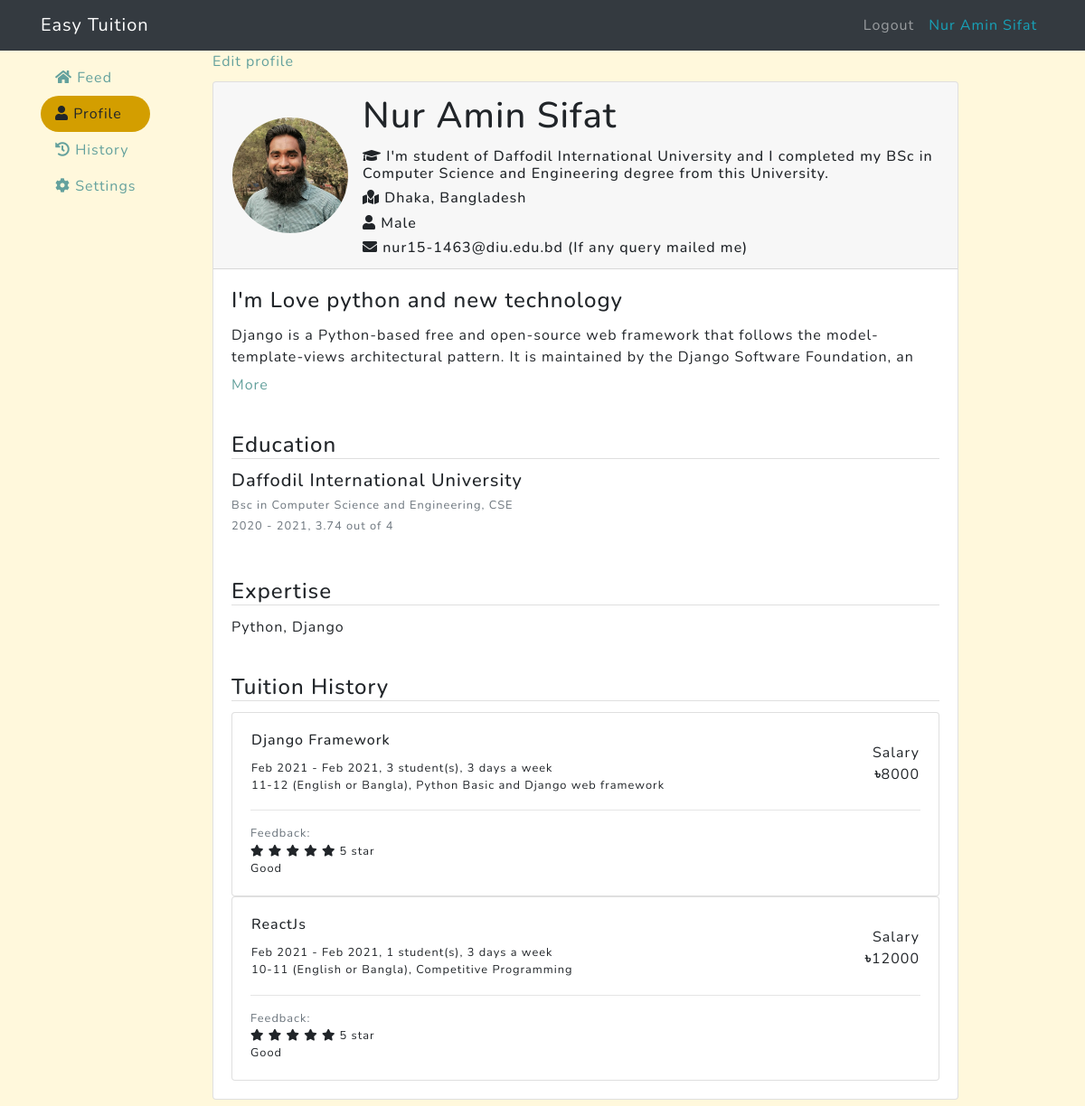
The app's page /tutor/profile/5/ (signed in), older data.
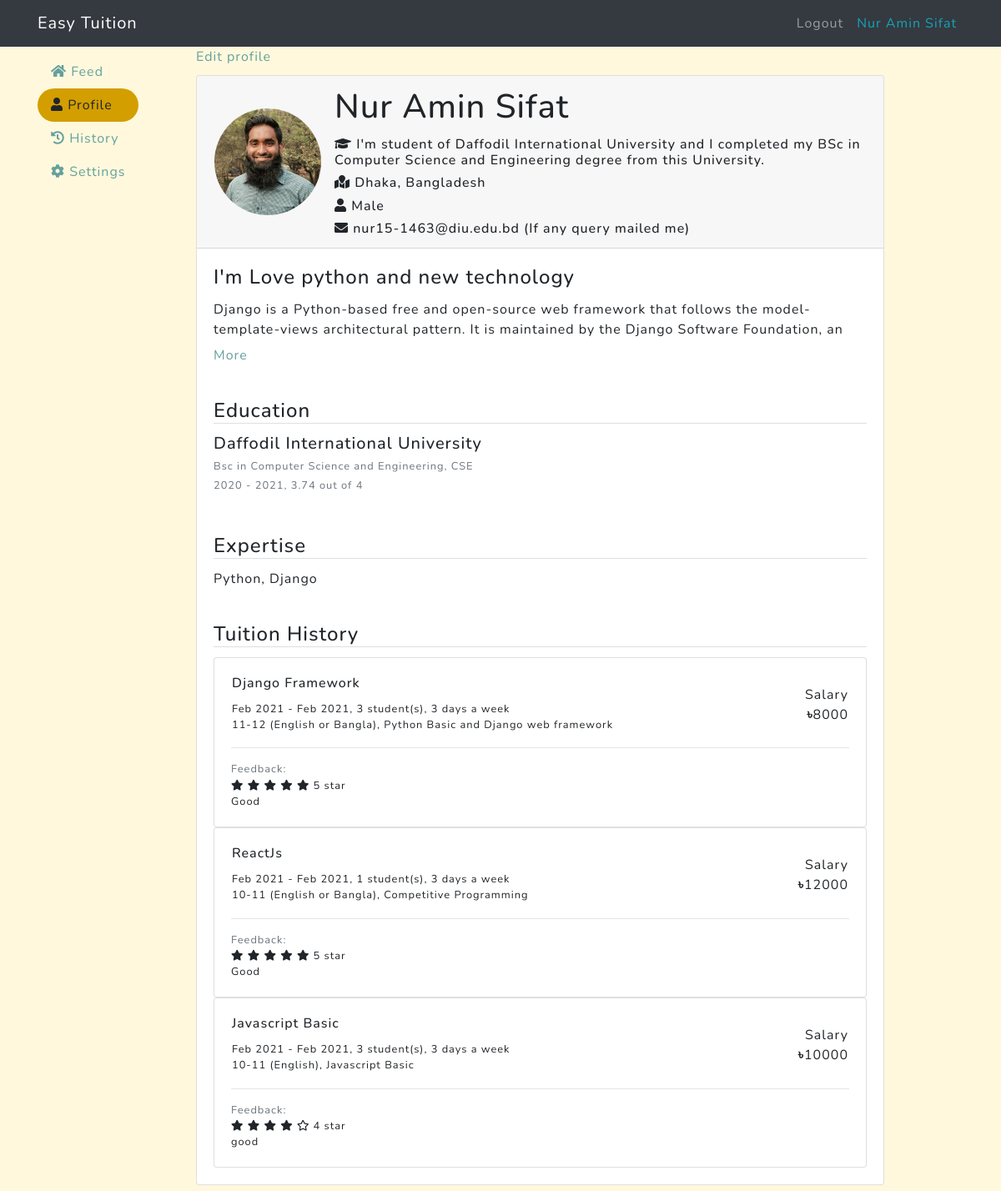
The same page, newer data.
### users/models.py (models this page shows, shortened)
class Education(models.Model):
    user = models.ForeignKey(User, on_delete=models.CASCADE)
    institute = models.CharField(max_length=200, null=False, verbose_name='Institute')
    department = models.CharField(max_length=200, verbose_name='Department')
    degree = models.CharField(max_length=200, verbose_name='Degree')
    result = models.CharField(max_length=200, verbose_name='Result')
    from_year = models.DateField(null=False, verbose_name='From year')
    to_year = models.DateField(null=False, verbose_name='To year')

### tution/models.py (models this page shows, shortened)
class Assignee(models.Model):  # taken = True
    ad = models.ForeignKey(Ad, on_delete=models.CASCADE, verbose_name="Ad")
    tutor = models.ForeignKey(User, on_delete=models.CASCADE, verbose_name="Tutor")
    from_date = models.DateField(null=False, verbose_name="Date Started")
    to_date = models.DateField(null=True, verbose_name="Date finished", blank=True)

class Ad(models.Model):
    ad_time = models.DateTimeField(auto_now=True, verbose_name='Ad time')
    title = models.CharField(max_length=1000, null=False, verbose_name='Title')
    description = models.TextField(verbose_name='Description')
    subjects = models.CharField(max_length=1000, null=False, verbose_name='Subjects')
    type = models.CharField(max_length=200, null=False, verbose_name='Type')
    grade = models.CharField(max_length=200, null=False, verbose_name='Class')
    gender = models.CharField(max_length=20, verbose_name='Gender')
    pref_gender = models.CharField(max_length=20, verbose_name='Preferred Gender')
    std_count = models.IntegerField(verbose_name='Student Count')
    time = models.CharField(max_length=200, verbose_name='Teaching Time')
    days = models.IntegerField(null=False, verbose_name='How many days a week')
    location = models.CharField(max_length=1000, null=False, verbose_name='Location')
    salary = models.IntegerField(null=False, verbose_name='Monthly Salary')
    client = models.ForeignKey(User, on_delete=models.CASCADE)
    taken = models.BooleanField(default=False, verbose_name='Taken')  # Whether the job is taken
    approve = models.BooleanField(default=False)
    timeout = models.DateTimeField(null=False,
                                   verbose_name='Run This Ad Until')  # The Ad will be available until that time

### client/models.py (models this page shows, shortened)
class ClientFeedback(models.Model):
    ad = models.ForeignKey(Ad, on_delete=models.CASCADE)
    rating = models.IntegerField(verbose_name='Rating')
    feedback = models.TextField(verbose_name='Feedback')

### tutor/decorators.py (the view)
    def wrapper(request, *args, **kwargs):
        decorated_view_func = login_required(request)
        if not decorated_view_func.user.is_authenticated:
            messages.warning(request, 'Please login first')
            return redirect('login-page')
        if not request.user.is_tutor:
            return redirect('home-page')
        else:
            return function(request, *args, **kwargs)

### tutor/views.py (called while the page is built, shortened)
@tutor_required
def view_profile(request, profile_id):
    if request.user.pk == profile_id:
        if is_profile_incomplete(request):
            messages.info(request, 'Your profile is incomplete. Please fill out all the fields to get started.')
            return redirect('tutor-edit-profile', request.user.pk)
        user = User.objects.get(pk=profile_id)
        work_history = Assignee.objects.filter(tutor=request.user, to_date__lte=timezone.now())
        return render(request, 'tutor/view_profile.html', context={
            'profile': user,
            'education': user.education_set.all().order_by('-to_year'),
            'work_history': work_history,
            'tutor_profile': 'active',
            'editable': True,
            'profile_img': os.path.basename(user.profile_img),
        })

def is_profile_incomplete(request):
    user = User.objects.get(pk=request.user.pk)
    if user.name == '' or user.bio == '' or user.location == '' or user.gender == '' or user.title == '' \
            or user.overview == '' or user.expertise == '' or user.profile_img == '':
        return True
    return False

### tutor/templates/tutor/view_profile.html
{% extends 'tutor/base_tutor.html' %}
{% load static %}
{% block content %}
{% include 'tutor/tutor_profile.inc.html' %}
{% endblock content %}

### tutor/templates/tutor/tutor_profile.inc.html (shortened to what this page needs)
    {% if editable %}
        <a href="{% url 'tutor-edit-profile' profile.pk %}">Edit profile</a>
    {% endif %}
    <div class="user-profile card">
      <div class="card-header">
        <table>
          <tr>
            <td style="padding-right: 15px">
              <img class="card-img user-image" src="/media/profile_imgs/{{ profile_img }}" alt="A portrait of {{ profile.name }}" />
            </td>
            <td>
              <h1 class="card-title">
                  {{ profile.name }}
              </h1>
              <h6 class="card-text"><i class="fa fa-graduation-cap"></i> {{ profile.bio }}</h6>
              <h6 class="card-text"><i class="fa fa-map-marked"></i> {{ profile.location }}</h6>
              <h6 class="card-text"><i class="fa fa-user"></i> {{ profile.gender }}</h6>
              <h6 class="card-text"><i class="fas fa-envelope"></i> {{ profile.email }} {{ '(If any query mailed me)' }}</h6>
            </td>
          </tr>
        </table>
      </div>
      <div id="about" class="card-body">
        <h4 class="card-title">{{ profile.title }}</h4>
        <div class="collapse" id="overview" aria-expanded="false">{{ profile.overview|linebreaks }}</div>
        <a role="button" class="collapsed" data-toggle="collapse" href="#overview" aria-expanded="false"
           aria-controls="overview"></a>
      </div>
      <div id="education" class="card-body">
        <h4 class="card-title hr">Education</h4>
        {% for edu in education %}
        <div class="card-text" style="margin-bottom: 10px">
          <h5 class="card-text">{{ edu.institute }}</h5>
          <h6 class="card-text small text-muted">{{ edu.degree }}, {{ edu.department }}</h6>
          <h6 class="card-text small text-muted">{{ edu.from_year|date:"Y" }} - {{ edu.to_year|date:"Y" }}, {{ edu.result }}</h6>
        </div>
        {% endfor %}
      </div>
      <div id="expertise" class="card-body">
        <h4 class="card-title hr">Expertise</h4>
        <p class="card-text">{{ profile.expertise}}</p>
      </div>
      <div id="work_history" class="card-body">
        <h4 class="card-title hr">Tuition History</h4>
      {% if work_history %}
        {% for work in work_history %}
        <div class="card">
          <div class="card-body">
            <table class="w-100">
              <tr>
                <td>
                  <h6 class="card-title">{{ work.ad.title }}</h6>
                  <p class="card-text small">{{ work.from_date|date:"M Y" }} - {{ work.to_date|date:"M Y" }},
                    {{ work.ad.std_count }} student(s), {{ work.ad.days }} days a week<br>
                    {{ work.ad.grade }} ({{ work.ad.type }}), {{ work.ad.subjects }}
                  </p>
                </td>
                <td class="text-right">Salary<br><i class="fa">৳</i>{{ work.ad.salary }}</td>
              </tr>
            </table>
            <div class="feedback">
              {% with feedback=work.ad.clientfeedback_set.first %}
                {% if feedback %}
                    <hr>
                    {% include 'tutor/feedback.inc.html' %}
                {% endif %}
              {% endwith %}
            </div>
          </div>
        </div>
        {% endfor %}
      {% else %}
        <p>No history found.</p>
      {% endif %}
      </div>
    </div>

### tutor/templates/tutor/feedback.inc.html
<p class="card-text small">
  <span class="text-muted">{{ whos_feedback }} Feedback:</span><br>
  {% with ''|center:feedback.rating as range %}
  {% for _ in range %}
    <i class="fas fa-star"></i>
  {% endfor %}
  {% endwith %}
  {% with inv_rating=-5|add:feedback.rating %}
  {% widthratio inv_rating 1 -1 as inv_rating_p %}
  {% with ''|center:inv_rating_p as range %}
  {% for _ in range %}
    <i class="far fa-star"></i>
  {% endfor %}
  {% endwith %}
  {% endwith %}
  {{ feedback.rating }} star<br>
  {{ feedback.feedback }}</p>

Row changes from the older to the newer data that the page shows:
added Assignee: ad "Javascript Basic", from_date "Feb 2021", to_date "Feb 2021", ad.std_count "3", ad.days "3", ad.grade "10-11", ad.type "English", ad.subjects "Javascript Basic", ad.salary "10000", ad.clientfeedback_set.first.rating "4", ad.clientfeedback_set.first.feedback "good"
